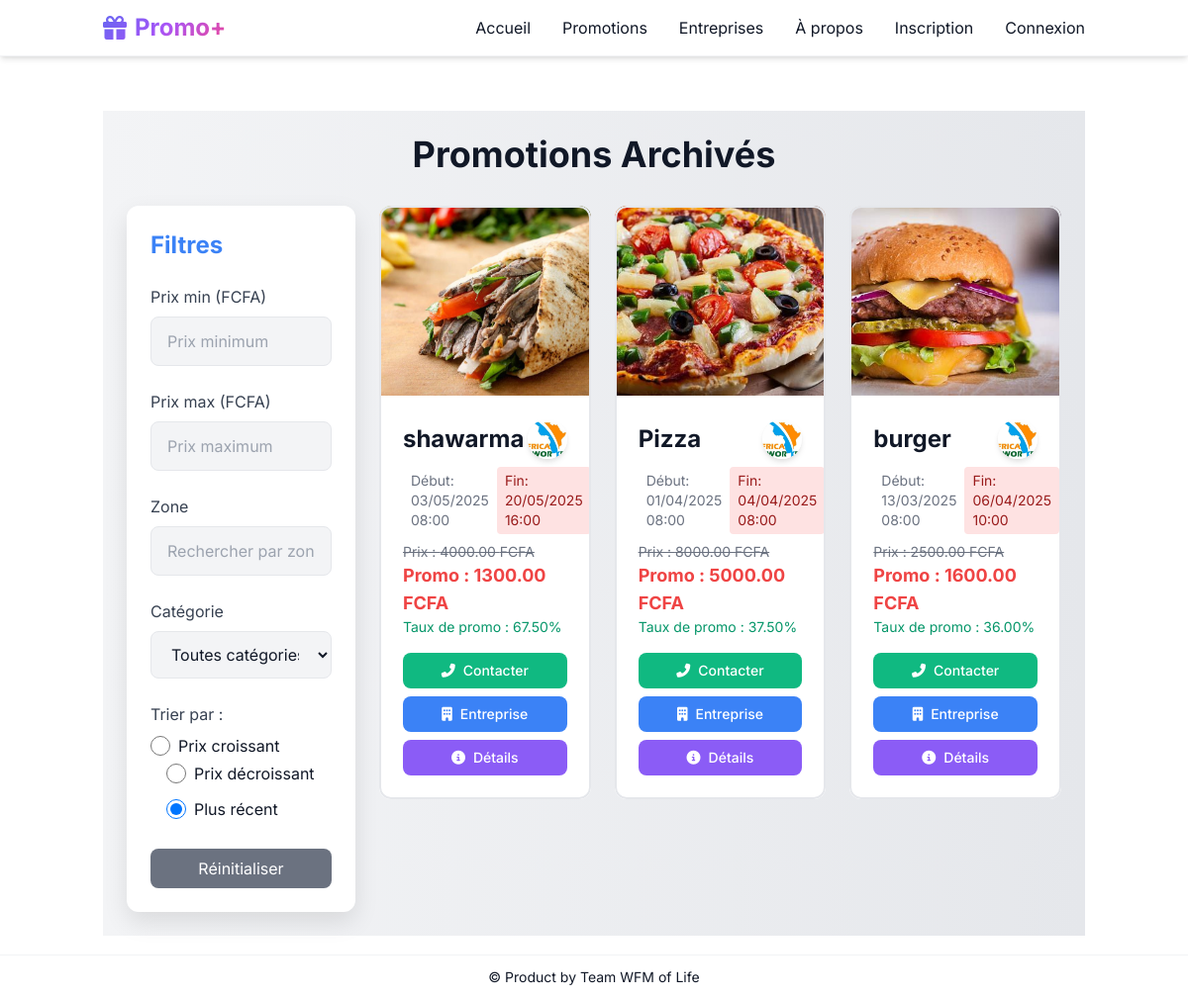
The page /archives/ on the database as committed earlier.
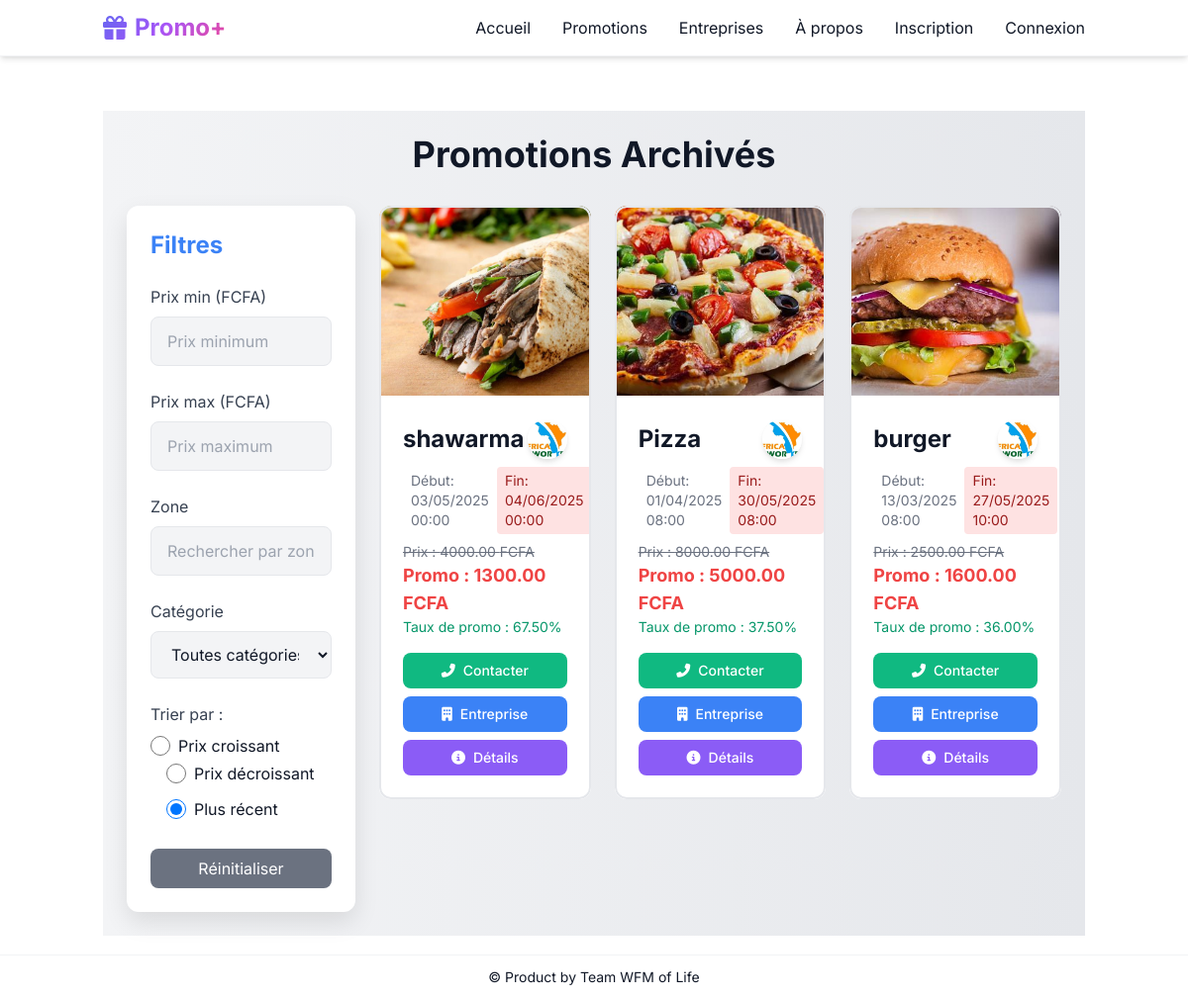
The same page on the database as committed later.
### promotions/models.py (models this page shows, shortened)
class Produit(models.Model):
    nom = models.CharField(max_length=100)
    description = models.TextField()
    prix = models.DecimalField(max_digits=10, decimal_places=2)
    prix_promotionnel = models.DecimalField(max_digits=10, decimal_places=2)
    date_debut_promo = models.DateTimeField()
    date_fin_promo = models.DateTimeField()
    quantite = models.IntegerField(default=1)
    image = models.ImageField(upload_to='produits/', default='produits/inconnues.jpg')
    categorie = models.ForeignKey(Categorie, on_delete=models.CASCADE)
    entreprise = models.ForeignKey(Entreprise, on_delete=models.CASCADE)
    est_expire = models.BooleanField(default=False)
    @property
    def discount_percentage(self):
        return round(((self.prix - self.prix_promotionnel) / self.prix) * 100, 2)

class Entreprise(models.Model):
    nom = models.CharField(max_length=100)
    categorie_e = models.CharField(max_length=50, choices=[
        ('Hôtel', 'Hôtel'),
        ('Supermarché', 'Supermarché'),
        ('hôpital', 'Hôpital'),
        ('magasin', 'Magasin'),
        ('réseau', 'Réseau'),
    ], default="Supermarché")
    email = models.EmailField()
    description = models.TextField(default="Soyez à l'afflux de nos meilleurs promos")
    contact = models.CharField(max_length=20)
    logo = models.ImageField(upload_to='logos/')
    banniere = models.ImageField(upload_to='bannieres/')
    localisation = models.CharField(max_length=255, help_text="Adresse textuelle pour l'affichage")
    localisation_map = models.TextField(help_text="Texte pour l'iframe Google Maps (ex: '6.1234,1.5678' ou 'Nom+du+lieu')")
    latitude = models.FloatField(blank=True, null=True,default=0)
    longitude = models.FloatField(blank=True, null=True,default=0)
    facebook = models.URLField(blank=True, null=True)
    instagram = models.URLField(blank=True, null=True)
    twitter = models.URLField(blank=True, null=True)
    website = models.URLField(blank=True, null=True)
    meta_description = models.TextField(blank=True, null=True, help_text="Description pour le référencement SEO")
    meta_keywords = models.CharField(max_length=255, blank=True, null=True, help_text="Mots-clés pour le référencement SEO, séparés par des virgules")
    abonnes_count = models.PositiveIntegerField(default=0)
    class Meta:
        verbose_name = "Entreprise"
        verbose_name_plural = "Entreprises"

### promotions/views.py (the view)
# urls.py: path('archives/', views.archives, name='archives'),
def archives(request):
    categories = Categorie.objects.all()
    produits=Produit.objects.all()
    produits_list = produits.filter(est_expire=True)
    paginator = Paginator(produits_list, 12)  # 8 produits par page
    page_number = request.GET.get('page')
    produits = paginator.get_page(page_number)
    return render(request, 'promotions/archives.html', {'produits': produits,'categories': categories,})

### promotions/templates/promotions/archives.html (shortened to what this page needs)
{% extends 'base.html' %}
{% block content %}
<div class="min-h-screen bg-gradient-to-r from-gray-100 to-gray-200 dark:from-gray-900 dark:to-gray-800 text-gray-900 dark:text-white p-6 transition-colors duration-300">
    <h1 class="text-4xl font-bold mb-8 text-center animate-fade-in">Promotions Archivés </h1>
    <div class="flex flex-col md:flex-row gap-6">
        <aside class="w-full md:w-1/4 p-6 bg-white dark:bg-gray-800 rounded-xl shadow-2xl animate-slide-in-left">
            <h2 class="text-2xl font-bold mb-6 text-blue-500 dark:text-blue-400">Filtres</h2>
            <div class="mb-6">
                <label for="price-min" class="block text-gray-700 dark:text-gray-300 mb-2">Prix min (FCFA)</label>
                <input type="number" id="price-min" class="w-full px-4 py-3 bg-gray-100 dark:bg-gray-700 border border-gray-200 dark:border-gray-600 rounded-lg focus:outline-none focus:ring-2 focus:ring-blue-500 transition-all" placeholder="Prix minimum">
            </div>
            <div class="mb-6">
                <label for="price-max" class="block text-gray-700 dark:text-gray-300 mb-2">Prix max (FCFA)</label>
                <input type="number" id="price-max" class="w-full px-4 py-3 bg-gray-100 dark:bg-gray-700 border border-gray-200 dark:border-gray-600 rounded-lg focus:outline-none focus:ring-2 focus:ring-blue-500 transition-all" placeholder="Prix maximum">
            </div>
            <div class="mb-6">
                <label for="zone" class="block text-gray-700 dark:text-gray-300 mb-2">Zone</label>
                <input type="text" id="zone" class="w-full px-4 py-3 bg-gray-100 dark:bg-gray-700 border border-gray-200 dark:border-gray-600 rounded-lg focus:outline-none focus:ring-2 focus:ring-blue-500 transition-all" placeholder="Rechercher par zone...">
            </div>
            <div class="mb-6">
                <label for="categorie" class="block text-gray-700 dark:text-gray-300 mb-2">Catégorie</label>
                <select id="categorie" class="w-full px-4 py-3 bg-gray-100 dark:bg-gray-700 border border-gray-200 dark:border-gray-600 rounded-lg focus:outline-none focus:ring-2 focus:ring-blue-500 transition-all">
                    <option value="">Toutes catégories</option>
                </select>
            </div>
            <div class="mb-6">
                <label class="block text-gray-700 dark:text-gray-300 mb-2">Trier par :</label>
                <div class="mt-2">
                    <label class="inline-flex items-center">
                        <input type="radio" name="sort" value="asc" class="form-radio h-5 w-5 text-orange-500">
                        <span class="ml-2">Prix croissant</span>
                    </label>
                    <label class="inline-flex items-center ml-4">
                        <input type="radio" name="sort" value="desc" class="form-radio h-5 w-5 text-orange-500">
                        <span class="ml-2">Prix décroissant</span>
                    </label>
                    <label class="inline-flex items-center ml-4 block mt-2">
                        <input type="radio" name="sort" value="recent" class="form-radio h-5 w-5 text-orange-500" checked>
                        <span class="ml-2">Plus récent</span>
                    </label>
                </div>
            </div>
            <button onclick="resetFilters()" class="w-full bg-gray-500 text-white px-4 py-2 rounded-lg hover:bg-gray-600 transition-all">Réinitialiser</button>
        </aside>
        <main class="w-full md:w-3/4">
            <div class="grid grid-cols-1 sm:grid-cols-2 lg:grid-cols-3 gap-6" id="products-container">
                {% for produit in produits %}
                <div class="card bg-white dark:bg-gray-800 rounded-xl overflow-hidden transform transition-all duration-300 hover:scale-105 hover:shadow-3xl animate-fade-in relative"
                     data-price="{{ produit.prix_promotionnel }}"
                     data-zone="{{ produit.entreprise.localisation }}"
                     data-categorie="{{ produit.categorie.nom }}"
                     data-date="{{ produit.date_debut_promo|date:'U' }}">
                    <img src="{{ produit.image.url }}" alt="{{ produit.nom }}" class="w-full h-48 object-cover">
                    <div class="p-6">
                        <div class="flex items-center justify-between w-full">
                            <h2 class="text-2xl font-bold text-gray-900 dark:text-white">{{ produit.nom }}</h2>
                            <img src="{{ produit.entreprise.logo.url }}" alt="{{ produit.entreprise.nom }}" class="w-10 h-10 rounded-full object-cover shadow-md">
                        </div>
                        <div class="flex justify-between text-sm text-gray-500 mt-2">
                            <span class="bg-orange-100 text-orange-800 px-2 py-1 rounded">Début: {{ produit.date_debut_promo|date:"d/m/Y H:i" }}</span>
                            <span class="bg-red-100 text-red-800 px-2 py-1 rounded">Fin: {{ produit.date_fin_promo|date:"d/m/Y H:i" }}</span>
                        </div>
                        <div class="mt-2">
                            <p class="text-sm text-gray-500 line-through">Prix : {{ produit.prix }} FCFA</p>
                            <p class="product-price-promo text-lg font-bold text-red-500">Promo : {{ produit.prix_promotionnel }} FCFA</p>
                            <p class="text-sm text-green-600">Taux de promo : {{ produit.discount_percentage }}%</p>
                        </div>
                        <div class="mt-4 flex flex-wrap justify-center gap-2">
    <button onclick="openContactPopup('{{ produit.entreprise.nom }}', '{{ produit.nom }}', '{{ produit.entreprise.contact }}', '{{ produit.entreprise.email }}')"
            class="flex-1 min-w-[120px] bg-green-500 text-white px-3 py-2 rounded-lg text-sm font-medium flex items-center justify-center hover:bg-green-600 transition-all">
        <i class="fas fa-phone-alt mr-2"></i> Contacter
    </button>
    <a href="{% url 'entreprise_public_view' produit.entreprise.id %}"
       class="flex-1 min-w-[120px] bg-blue-500 text-white px-3 py-2 rounded-lg text-sm font-medium flex items-center justify-center hover:bg-blue-600 transition-all">
        <i class="fas fa-building mr-2"></i> Entreprise
    </a>
                            <button onclick="openDetailsPopup('{{ produit.nom }}', '{{ produit.description|escapejs}}', '{{ produit.prix }}', '{{ produit.prix_promo }}', '{{ produit.taux }}', '{{ produit.date_debut_promo }}', '{{ produit.date_fin_promo }}', '{{ produit.entreprise.nom }}', '{{ produit.entreprise.email }}', '{{ produit.entreprise.telephone }}', '{{ produit.entreprise.localisation }}', '{{ produit.entreprise.logo.url }}', '{{ produit.entreprise.banniere.url }}', '{{ produit.image.url }}')"
                                    class="flex-1 min-w-[120px] bg-purple-500 text-white px-3 py-2 rounded-lg text-sm font-medium flex items-center justify-center hover:bg-purple-600 transition-all">
                                <i class="fas fa-info-circle mr-2"></i> Détails
                            </button>
</div>
                    </div>
                    <div class="absolute inset-0 border-2 border-white/10 rounded-xl pointer-events-none"></div>
                </div>
                {% endfor %}
            </div>
        </main>
    </div>
</div>
{% endblock %}

### promotions/templates/base.html (shortened to what this page needs)
<!DOCTYPE html>
<html lang="fr" class="{% if request.user.is_authenticated %}user-authenticated{% endif %}">
<head>
    {% load static %}
    <link href="https://cdn.jsdelivr.net/npm/tailwindcss@2.2.19/dist/tailwind.min.css" rel="stylesheet">
    <link rel="stylesheet" href="https://cdnjs.cloudflare.com/ajax/libs/font-awesome/6.4.0/css/all.min.css">
    {% block seo %}
</head>
{% endblock %}
</head>
<body class="bg-white text-gray-900 transition-mode">
<header class="fixed top-0 w-full z-50 bg-white shadow-md">
  <div class="container mx-auto px-4 py-3 flex justify-between items-center">
    <a href="/" class="flex-shrink-0 flex items-center text-2xl font-bold logo-gradient">
      <i class="fas fa-gift mr-2"></i>Promo+
    </a>
    <div class="hidden md:flex items-center space-x-8">
      <a href="/" class="nav-link">Accueil</a>
      <div class="relative menu-promotions">
        <button class="nav-link">Promotions</button>
      </div>
      <a href="/entreprise" class="nav-link">Entreprises</a>
      <a href="/about_me" class="nav-link">À propos</a>
      {% if user.is_authenticated %}
      <div class="relative" id="user-menu-container">
        <button id="user-menu-button" class="flex items-center space-x-3 focus:outline-none group" aria-expanded="false" aria-haspopup="true">
          <span class="font-medium">{{ user.email }}</span>
          {% if user.entreprise and user.entreprise.logo %}
          <div class="relative group">
            <img src="{{ user.entreprise.logo.url }}" alt="Avatar" class="w-9 h-9 rounded-full object-cover transition-all group-hover:ring-2 group-hover:ring-accent-color">
          </div>
          {% else %}
          <div class="default-avatar w-9 h-9 rounded-full flex items-center justify-center text-lg">
            {{ user.email|first|upper }}
          </div>
          {% endif %}
        </button>
        <div id="user-menu" class="user-menu">
          <a href="{% url 'dashboard_entreprise' %}" class="flex items-center">
            <i class="fas fa-tachometer-alt mr-3 text-accent-color"></i>
            Tableau de bord
          </a>
          <a href="{% url 'profile' %}" class="flex items-center">
            <i class="fas fa-user-cog mr-3 text-accent-color"></i>
            Mon profil
          </a>
          <a href="{% url 'logout' %}" class="flex items-center">
            <i class="fas fa-sign-out-alt mr-3 text-accent-color"></i>
            Déconnexion
          </a>
        </div>
      </div>
      {% else %}
      <a href="/demande-inscription" class="nav-link">Inscription</a>
      <a href="{% url 'login' %}" class="nav-link">Connexion</a>
      {% endif %}
    </div>
  </div>
    </header>
    <main class="container mx-auto px-4 pt-24 pb-20 md:pt-28 md:pb-16">
        {% block content %}
        {% endblock %}
    </main>
    <footer class="fixed bottom-0 w-full z-40">
        <div class="container mx-auto text-center py-3">
            <p class="text-sm">&copy; Product by Team WFM of Life</p>
        </div>
    </footer>
</body>
</html>

### promotions/templates/base.html (style rules this page uses)
html { scroll-behavior: smooth; }
body { font-family: 'Inter', sans-serif; }
.transition-mode { transition: background-color 0.5s ease, color 0.5s ease, border-color 0.5s ease; }
:root { --bg-primary: #ffffff; --text-primary: #111827; --text-secondary: #4b5563; --header-bg: rgba(255, 255, 255, 0.9); --header-border: rgba(229, 231, 235, 0.5); --card-bg: #ffffff; --card-border: #e5e7eb; --menu-bg: #ffffff; --menu-shadow: 0 10px 25px -5px rgba(0, 0, 0, 0.1); --menu-hover: #f3f4f6; --accent-color: #6366f1; --accent-hover: #4f46e5; --glow-color: rgba(99, 102, 241, 0.1); }
body { background-color: var(--bg-primary); color: var(--text-primary); font-family: 'Inter', -apple-system, BlinkMacSystemFont, sans-serif; }
header { background-color: var(--header-bg); border-bottom: 1px solid var(--header-border); backdrop-filter: blur(12px); -webkit-backdrop-filter: blur(12px); }
.nav-link { position: relative; color: var(--text-primary); transition: all 0.3s ease; }
.nav-link:after { content: ''; position: absolute; width: 0; height: 2px; bottom: -2px; left: 0; background: linear-gradient(90deg, var(--accent-color), var(--accent-hover)); transition: width 0.4s cubic-bezier(0.22, 0.61, 0.36, 1); }
.logo-gradient { background: linear-gradient(135deg, #6366f1, #a855f7, #ec4899); -webkit-background-clip: text; background-clip: text; -webkit-text-fill-color: transparent; }
footer { background-color: var(--header-bg); border-top: 1px solid var(--header-border); backdrop-filter: blur(12px); -webkit-backdrop-filter: blur(12px); }

### promotions/templates/promotions/archives.html (style rules this page uses)
.animate-fade-in { animation: fade-in 0.5s ease-out forwards; }
.animate-slide-in-left { animation: slide-in-left 0.4s ease-out forwards; }
.transition-all { transition: all 0.3s ease; }
.shadow-2xl { box-shadow: 0 10px 25px rgba(0, 0, 0, 0.1); }
.card { position: relative; overflow: hidden; }
.card::before { content: ''; position: absolute; top: -2px; left: -2px; right: -2px; bottom: -2px; background: linear-gradient(45deg, rgba(255, 255, 255, 0.1), rgba(255, 255, 255, 0.05)); border-radius: 16px; z-index: -1; }
button { transition: all 0.3s ease; }
input, select { transition: all 0.3s ease; }

Rows that differ between the two databases and show on the page:
changed Produit "burger": date_fin_promo "06/04/2025 10:00" → "27/05/2025 10:00"
changed Produit "Pizza": date_fin_promo "04/04/2025 08:00" → "30/05/2025 08:00"
changed Produit "shawarma": date_debut_promo "03/05/2025 08:00" → "03/05/2025 00:00"; date_fin_promo "20/05/2025 16:00" → "04/06/2025 00:00"
